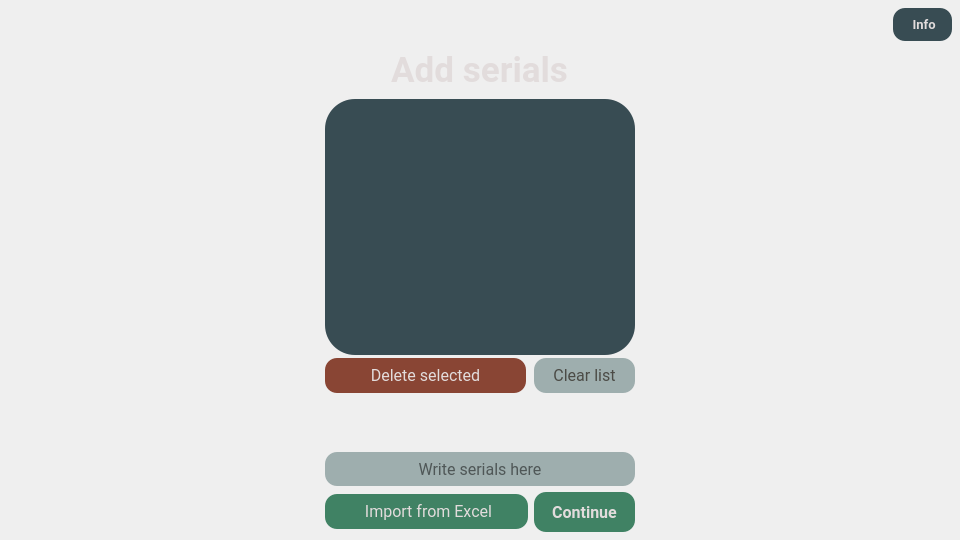
<?xml version="1.0" encoding="UTF-8"?>
<ui version="4.0">
 <author>Boanc Ionut-Silviu</author>
 <class>add_serials_window</class>
 <widget class="QWidget" name="add_serials_window">
  <property name="geometry">
   <rect>
    <x>0</x>
    <y>0</y>
    <width>960</width>
    <height>540</height>
   </rect>
  </property>
  <property name="sizePolicy">
   <sizepolicy hsizetype="MinimumExpanding" vsizetype="MinimumExpanding">
    <horstretch>0</horstretch>
    <verstretch>0</verstretch>
   </sizepolicy>
  </property>
  <property name="minimumSize">
   <size>
    <width>960</width>
    <height>540</height>
   </size>
  </property>
  <property name="maximumSize">
   <size>
    <width>16777215</width>
    <height>16777215</height>
   </size>
  </property>
  <property name="font">
   <font>
    <family>Vitesco</family>
    <pointsize>12</pointsize>
   </font>
  </property>
  <property name="windowTitle">
   <string>CIIT</string>
  </property>
  <property name="styleSheet">
   <string notr="true">QPushButton {
border-radius: 12px;
padding-left: 16px;
padding-right: 16px;
padding-top: 8 px;
padding-bottom: 8 px;
}</string>
  </property>
  <layout class="QGridLayout" name="gridLayout">
   <property name="leftMargin">
    <number>8</number>
   </property>
   <property name="topMargin">
    <number>8</number>
   </property>
   <property name="rightMargin">
    <number>8</number>
   </property>
   <property name="bottomMargin">
    <number>8</number>
   </property>
   <property name="spacing">
    <number>8</number>
   </property>
   <item row="3" column="1">
    <layout class="QVBoxLayout" name="vl_center">
     <property name="spacing">
      <number>16</number>
     </property>
     <item>
      <widget class="QListWidget" name="lw_serials">
       <property name="sizePolicy">
        <sizepolicy hsizetype="Preferred" vsizetype="Preferred">
         <horstretch>0</horstretch>
         <verstretch>0</verstretch>
        </sizepolicy>
       </property>
       <property name="minimumSize">
        <size>
         <width>256</width>
         <height>256</height>
        </size>
       </property>
       <property name="maximumSize">
        <size>
         <width>512</width>
         <height>256</height>
        </size>
       </property>
       <property name="sizeIncrement">
        <size>
         <width>2</width>
         <height>2</height>
        </size>
       </property>
       <property name="font">
        <font>
         <family>Vitesco</family>
         <pointsize>14</pointsize>
         <strikeout>false</strikeout>
        </font>
       </property>
       <property name="styleSheet">
        <string notr="true">QListWidget {
    background-color: #384C53;
    border-radius: 30px;
    outline: 0px;
    color: rgb(230, 230, 230);
    padding-right: 20px; /* Add padding to accommodate the scrollbar */
}

QListWidget::item {
    margin: 8px;
    border-radius: 8px;
}

QListWidget::item::hover {
    color: rgb(197, 197, 197);
    font: bold;
}

QListWidget::item::selected {
    color: rgb(212, 39, 0);
}

QScrollBar:vertical {
	background-color: #344955;
	width: 10px;
    margin-top: 1px;
	margin-bottom: 1px;
	border-radius: 10px;
}

QScrollBar::handle:vertical {
    background-color: rgb(44, 62, 72);
    border-radius: 5px;
}

QScrollBar::handle:vertical:hover {
    background-color: rgb(42, 59, 68);
}

QScrollBar::handle:vertical:pressed {
    background-color: rgb(34, 48, 56);
}

QScrollBar::add-line:vertical,
QScrollBar::sub-line:vertical {
    background-color: rgba(0, 0, 0, 0);
    height: 10px;
    subcontrol-position: top;
    subcontrol-origin: margin;
}

QScrollBar::add-page:vertical,
QScrollBar::sub-page:vertical {
    background-color: rgba(0, 0, 0, 0);
}
</string>
       </property>
       <property name="frameShape">
        <enum>QFrame::Shape::StyledPanel</enum>
       </property>
       <property name="frameShadow">
        <enum>QFrame::Shadow::Raised</enum>
       </property>
       <property name="editTriggers">
        <set>QAbstractItemView::EditTrigger::NoEditTriggers</set>
       </property>
       <property name="alternatingRowColors">
        <bool>false</bool>
       </property>
       <property name="selectionMode">
        <enum>QAbstractItemView::SelectionMode::MultiSelection</enum>
       </property>
       <property name="selectionBehavior">
        <enum>QAbstractItemView::SelectionBehavior::SelectItems</enum>
       </property>
      </widget>
     </item>
     <item>
      <layout class="QHBoxLayout" name="hl_center">
       <property name="spacing">
        <number>8</number>
       </property>
       <item alignment="Qt::AlignmentFlag::AlignTop">
        <widget class="QPushButton" name="pb_delete">
         <property name="enabled">
          <bool>false</bool>
         </property>
         <property name="sizePolicy">
          <sizepolicy hsizetype="Minimum" vsizetype="Fixed">
           <horstretch>2</horstretch>
           <verstretch>0</verstretch>
          </sizepolicy>
         </property>
         <property name="maximumSize">
          <size>
           <width>256</width>
           <height>16777215</height>
          </size>
         </property>
         <property name="font">
          <font>
           <family>Roboto</family>
           <pointsize>12</pointsize>
          </font>
         </property>
         <property name="styleSheet">
          <string notr="true">QPushButton {
	color: rgb(226, 220, 220);
	background-color: rgb(138, 29, 0)
    }
QPushButton:disabled {
	background-color: rgba(109, 22, 0, 200);
    }
    QPushButton:hover {
	background-color: rgb(120, 24, 0);
    }

    QPushButton:pressed {
	background-color: rgb(94, 19, 0);
    }</string>
         </property>
         <property name="text">
          <string>Delete selected</string>
         </property>
        </widget>
       </item>
       <item alignment="Qt::AlignmentFlag::AlignTop">
        <widget class="QPushButton" name="pb_clear">
         <property name="enabled">
          <bool>true</bool>
         </property>
         <property name="sizePolicy">
          <sizepolicy hsizetype="Minimum" vsizetype="Fixed">
           <horstretch>1</horstretch>
           <verstretch>0</verstretch>
          </sizepolicy>
         </property>
         <property name="maximumSize">
          <size>
           <width>192</width>
           <height>16777215</height>
          </size>
         </property>
         <property name="font">
          <font>
           <family>Roboto</family>
           <pointsize>12</pointsize>
          </font>
         </property>
         <property name="styleSheet">
          <string notr="true">QPushButton {
	background-color: rgb(158, 174, 174);
	color: rgb(75,75,70)
    }
QPushButton:disabled {
	background-color: rgba(158, 174, 174, 100);
	color: rgb(43, 43, 43);
    }

QPushButton:hover {
	
	background-color: rgb(138, 152, 152);
    }

QPushButton:pressed {
	
	background-color: rgb(115, 126, 126);
    }</string>
         </property>
         <property name="text">
          <string>Clear list</string>
         </property>
        </widget>
       </item>
      </layout>
     </item>
    </layout>
   </item>
   <item row="2" column="0">
    <spacer name="verticalSpacer">
     <property name="orientation">
      <enum>Qt::Orientation::Vertical</enum>
     </property>
     <property name="sizeHint" stdset="0">
      <size>
       <width>20</width>
       <height>40</height>
      </size>
     </property>
    </spacer>
   </item>
   <item row="1" column="0" colspan="3" alignment="Qt::AlignmentFlag::AlignHCenter">
    <widget class="QLabel" name="lb_title">
     <property name="maximumSize">
      <size>
       <width>16777215</width>
       <height>16777215</height>
      </size>
     </property>
     <property name="font">
      <font>
       <family>Roboto</family>
       <pointsize>26</pointsize>
       <bold>true</bold>
       <strikeout>false</strikeout>
      </font>
     </property>
     <property name="styleSheet">
      <string notr="true">QLabel
{
	color: rgb(226, 220, 220);
}</string>
     </property>
     <property name="text">
      <string>Add serials</string>
     </property>
     <property name="alignment">
      <set>Qt::AlignmentFlag::AlignCenter</set>
     </property>
    </widget>
   </item>
   <item row="0" column="2">
    <layout class="QHBoxLayout" name="horizontalLayout">
     <property name="sizeConstraint">
      <enum>QLayout::SizeConstraint::SetDefaultConstraint</enum>
     </property>
     <item alignment="Qt::AlignmentFlag::AlignRight|Qt::AlignmentFlag::AlignTop">
      <widget class="QPushButton" name="pb_info">
       <property name="font">
        <font>
         <family>Roboto</family>
         <pointsize>10</pointsize>
         <bold>true</bold>
        </font>
       </property>
       <property name="styleSheet">
        <string notr="true">QPushButton {
	border-radius: 12px;
	padding-left: 16px;
	padding-right: 16px;
	padding-top: 8 px;
	padding-bottom: 8 px;
	color: rgb(226, 220, 220);
	background-color: rgb(56, 76, 83);
    }

QPushButton:hover {
	background-color: rgb(50, 68, 74);
}

QPushButton:pressed {
	
	background-color: rgb(45, 61, 66);
}</string>
       </property>
       <property name="text">
        <string> Info</string>
       </property>
       <property name="icon">
        <iconset resource="../icons/icons.qrc">
         <normaloff>:/Icons/info.svg</normaloff>:/Icons/info.svg</iconset>
       </property>
       <property name="iconSize">
        <size>
         <width>24</width>
         <height>24</height>
        </size>
       </property>
      </widget>
     </item>
    </layout>
   </item>
   <item row="12" column="1">
    <layout class="QVBoxLayout" name="vl_bottom">
     <property name="spacing">
      <number>6</number>
     </property>
     <property name="topMargin">
      <number>0</number>
     </property>
     <item alignment="Qt::AlignmentFlag::AlignBottom">
      <widget class="QLabel" name="lb_error">
       <property name="enabled">
        <bool>false</bool>
       </property>
       <property name="font">
        <font>
         <family>Vitesco</family>
         <pointsize>12</pointsize>
        </font>
       </property>
       <property name="styleSheet">
        <string notr="true">QLabel
{
color: rgba(227, 45, 0, 255);
}
QLabel:disabled
{
color: rgba(227, 45, 0, 0);
}</string>
       </property>
       <property name="text">
        <string>The serial entered is not valid! Please try another!</string>
       </property>
       <property name="alignment">
        <set>Qt::AlignmentFlag::AlignCenter</set>
       </property>
       <property name="wordWrap">
        <bool>true</bool>
       </property>
      </widget>
     </item>
     <item alignment="Qt::AlignmentFlag::AlignVCenter">
      <widget class="QLineEdit" name="le_serials">
       <property name="sizePolicy">
        <sizepolicy hsizetype="Minimum" vsizetype="Fixed">
         <horstretch>0</horstretch>
         <verstretch>0</verstretch>
        </sizepolicy>
       </property>
       <property name="minimumSize">
        <size>
         <width>128</width>
         <height>34</height>
        </size>
       </property>
       <property name="maximumSize">
        <size>
         <width>512</width>
         <height>34</height>
        </size>
       </property>
       <property name="sizeIncrement">
        <size>
         <width>0</width>
         <height>0</height>
        </size>
       </property>
       <property name="font">
        <font>
         <family>Roboto</family>
         <pointsize>12</pointsize>
        </font>
       </property>
       <property name="styleSheet">
        <string notr="true">color: black;
background-color: #9EAEAE;
border-radius: 12px;
padding: 8px 32px;
</string>
       </property>
       <property name="inputMask">
        <string notr="true"/>
       </property>
       <property name="text">
        <string/>
       </property>
       <property name="alignment">
        <set>Qt::AlignmentFlag::AlignCenter</set>
       </property>
       <property name="placeholderText">
        <string>Write serials here</string>
       </property>
      </widget>
     </item>
     <item>
      <layout class="QHBoxLayout" name="hl_bottom">
       <item>
        <widget class="QPushButton" name="pb_import">
         <property name="sizePolicy">
          <sizepolicy hsizetype="Minimum" vsizetype="Fixed">
           <horstretch>2</horstretch>
           <verstretch>0</verstretch>
          </sizepolicy>
         </property>
         <property name="font">
          <font>
           <family>Roboto</family>
           <pointsize>12</pointsize>
           <bold>false</bold>
           <kerning>true</kerning>
          </font>
         </property>
         <property name="styleSheet">
          <string notr="true">QPushButton {
	
	background-color: rgb(64, 130, 100);
	color: rgb(226, 220, 220);
    }
QPushButton:disabled {
	background-color: rgba(64, 130, 100, 150);
    }
    QPushButton:hover {
	
	
	background-color: rgb(53, 108, 83);
    }

    QPushButton:pressed {
	
	
	background-color: rgb(40, 80, 61);
    }</string>
         </property>
         <property name="text">
          <string> Import from Excel</string>
         </property>
         <property name="icon">
          <iconset resource="../icons/icons.qrc">
           <normaloff>:/Icons/upload.svg</normaloff>:/Icons/upload.svg</iconset>
         </property>
         <property name="iconSize">
          <size>
           <width>24</width>
           <height>24</height>
          </size>
         </property>
        </widget>
       </item>
       <item>
        <widget class="QPushButton" name="pb_continue">
         <property name="enabled">
          <bool>true</bool>
         </property>
         <property name="sizePolicy">
          <sizepolicy hsizetype="Minimum" vsizetype="Fixed">
           <horstretch>1</horstretch>
           <verstretch>0</verstretch>
          </sizepolicy>
         </property>
         <property name="minimumSize">
          <size>
           <width>100</width>
           <height>40</height>
          </size>
         </property>
         <property name="maximumSize">
          <size>
           <width>128</width>
           <height>16777215</height>
          </size>
         </property>
         <property name="font">
          <font>
           <family>Roboto</family>
           <pointsize>12</pointsize>
           <bold>true</bold>
          </font>
         </property>
         <property name="styleSheet">
          <string notr="true">QPushButton {
	background-color: rgb(64, 130, 100);
	color: rgb(226, 220, 220);
    }

    QPushButton:disabled {
	background-color: rgba(0,0,0,0);
	color:  rgba(0,0,0,0);
    }
    QPushButton:hover {
	
	
	background-color: rgb(53, 108, 83);
    }

    QPushButton:pressed {
	
	
	background-color: rgb(40, 80, 61);
    }</string>
         </property>
         <property name="text">
          <string>Continue</string>
         </property>
        </widget>
       </item>
      </layout>
     </item>
    </layout>
   </item>
   <item row="13" column="1">
    <spacer name="verticalSpacer_2">
     <property name="orientation">
      <enum>Qt::Orientation::Vertical</enum>
     </property>
     <property name="sizeHint" stdset="0">
      <size>
       <width>20</width>
       <height>40</height>
      </size>
     </property>
    </spacer>
   </item>
   <item row="4" column="1">
    <spacer name="verticalSpacer_3">
     <property name="orientation">
      <enum>Qt::Orientation::Vertical</enum>
     </property>
     <property name="sizeHint" stdset="0">
      <size>
       <width>20</width>
       <height>40</height>
      </size>
     </property>
    </spacer>
   </item>
  </layout>
 </widget>
 <tabstops>
  <tabstop>lw_serials</tabstop>
  <tabstop>le_serials</tabstop>
  <tabstop>pb_delete</tabstop>
  <tabstop>pb_clear</tabstop>
 </tabstops>
 <resources>
  <include location="../icons/icons.qrc"/>
 </resources>
 <connections/>
 <designerdata>
  <property name="gridDeltaX">
   <number>8</number>
  </property>
  <property name="gridDeltaY">
   <number>8</number>
  </property>
  <property name="gridSnapX">
   <bool>true</bool>
  </property>
  <property name="gridSnapY">
   <bool>true</bool>
  </property>
  <property name="gridVisible">
   <bool>true</bool>
  </property>
 </designerdata>
</ui>
